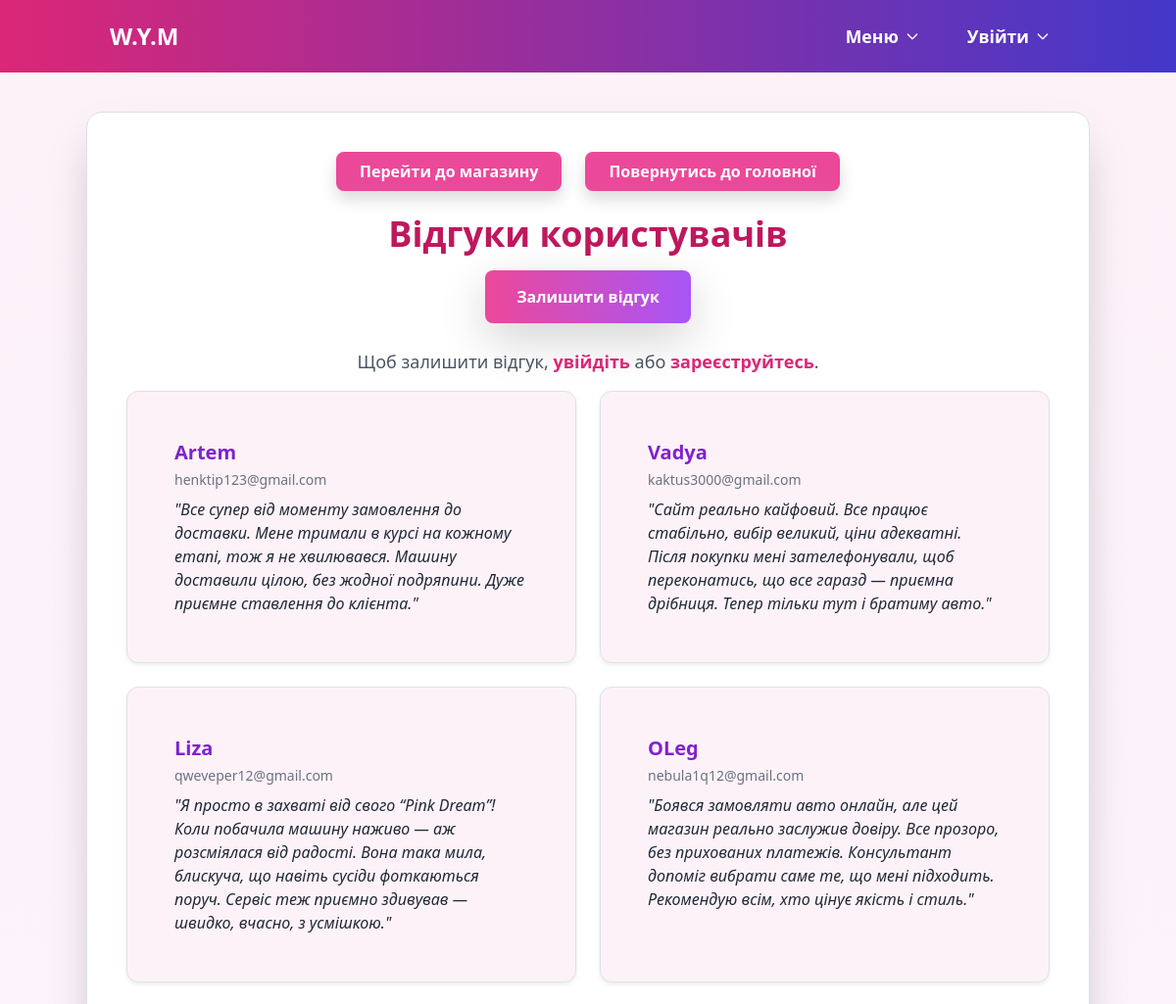
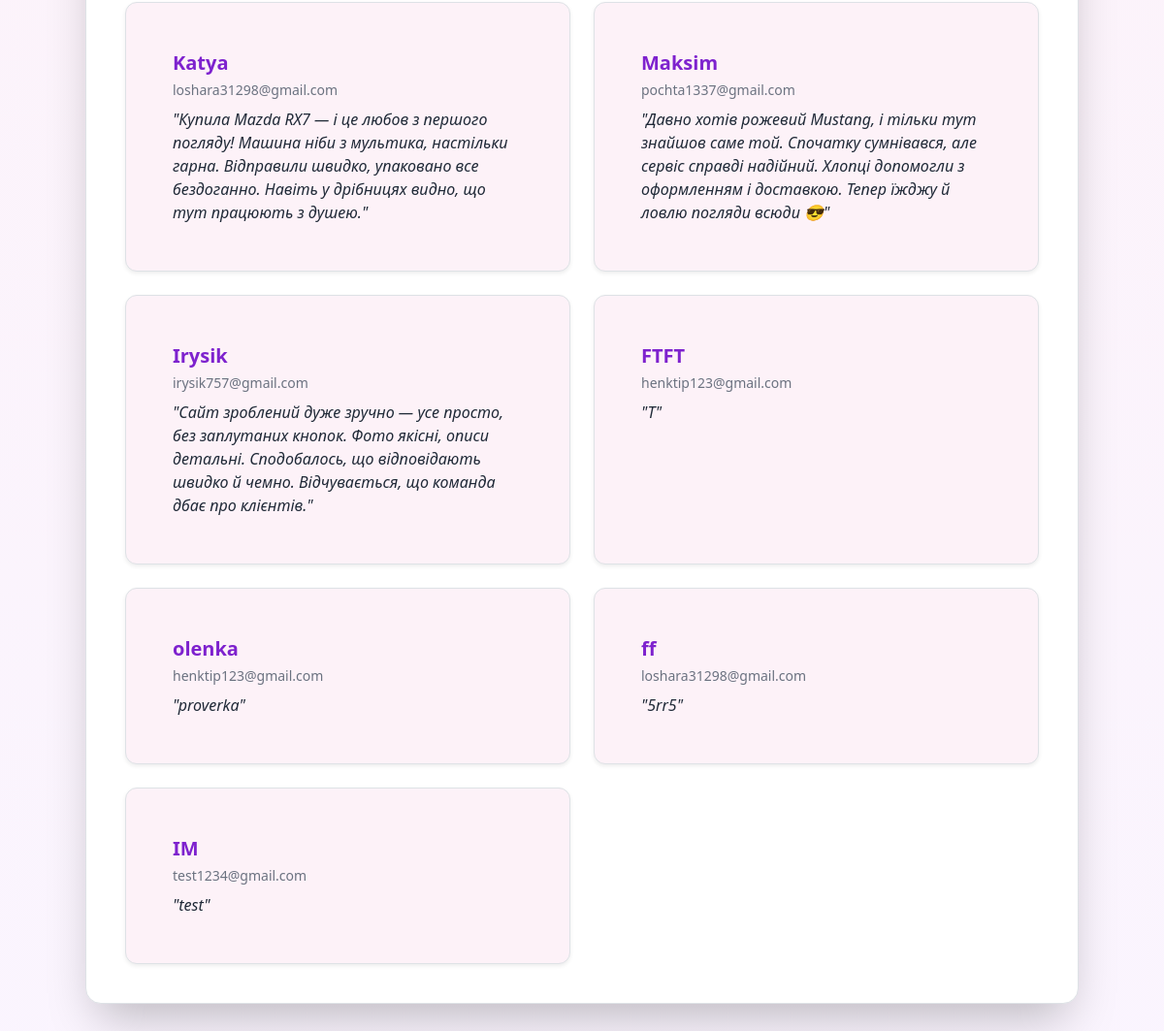
The app's page /reviews with its own data (2 pictures, top to bottom).
### tables this page shows
CREATE TABLE feedback (id INTEGER PRIMARY KEY AUTOINCREMENT, name TEXT, email TEXT, message TEXT);

### routes/client.py (the view)
@client_bp.route("/reviews")
def reviews():
    conn = get_db_connection()
    feedbacks = conn.execute("SELECT * FROM feedback").fetchall()
    conn.close()
    is_logged_in = session.get('is_client', False)
    return render_template("reviews.html", feedbacks=feedbacks, is_logged_in=is_logged_in)

### app.py (called while the page is built)
@app.before_request
def log_request_info():
    app.logger.info(f"{request.method} {request.path} - from {request.remote_addr}")

### models.py (called while the page is built)
def get_db_connection():
    conn = sqlite3.connect(DB_FILE)
    conn.row_factory = sqlite3.Row
    return conn

### templates/reviews.html (shortened to what this page needs)
{% extends "base.html" %}
{% block content %}
<div class="bg-gradient-to-b from-pink-50 to-purple-50 min-h-screen py-10">
  <div class="max-w-5xl mx-auto bg-white shadow-2xl rounded-2xl p-10 border border-pink-200">
    <div class="flex flex-col md:flex-row justify-center gap-4 mb-6">
      <a href="{{ url_for('shop.shop') }}" class="bg-pink-500 hover:bg-pink-600 text-white px-6 py-2 rounded-lg shadow font-semibold transition">
        Перейти до магазину
      </a>
      <a href="{{ url_for('home') }}" class="bg-pink-500 hover:bg-pink-600 text-white px-6 py-2 rounded-lg shadow font-semibold transition">
          Повернутись до головної
      </a>
    </div>
    <h1 class="text-4xl font-extrabold text-center text-pink-700 mb-8">Відгуки користувачів</h1>
    <div class="text-center mb-8">
      {% if not is_logged_in %}
        <a href="{{ url_for('client.register', next='reviews') }}"
           class="bg-gradient-to-r from-pink-500 to-purple-500 hover:from-pink-600 hover:to-purple-600 text-white px-8 py-3 rounded-lg shadow-lg font-semibold transition">
           Залишити відгук
        </a>
      {% else %}
        <a href="{{ url_for('feedback.feedback') }}"
           class="bg-gradient-to-r from-pink-500 to-purple-500 hover:from-pink-600 hover:to-purple-600 text-white px-8 py-3 rounded-lg shadow-lg font-semibold transition">
           Залишити відгук
        </a>
      {% endif %}
    </div>
      {% if not is_logged_in %}
      <div class="text-center mt-10">
        <p class="text-gray-600 mb-3 text-lg">
          Щоб залишити відгук,
          <a href="{{ url_for('client.login', next='reviews') }}" class="text-pink-600 font-semibold hover:underline">увійдіть</a>
          або
          <a href="{{ url_for('client.register', next='reviews') }}" class="text-pink-600 font-semibold hover:underline">зареєструйтесь</a>.
        </p>
      </div>
    {% endif %}
    {% if feedbacks %}
      <div class="grid md:grid-cols-2 gap-6">
        {% for fb in feedbacks %}
        <div class="bg-pink-50 p-5 rounded-xl border border-pink-200 shadow-sm hover:shadow-lg transition">
          <h3 class="text-xl font-semibold text-purple-700 mb-1">{{ fb['name'] }}</h3>
          <p class="text-sm text-gray-500 mb-2">{{ fb['email'] }}</p>
          <p class="text-gray-800 italic">"{{ fb['message'] }}"</p>
        </div>
        {% endfor %}
      </div>
    {% else %}
      <p class="text-center text-gray-600 italic text-lg mt-6">Поки що немає відгуків</p>
    {% endif %}
  </div>
</div>
{% endblock %}

### templates/base.html (shortened to what this page needs)
<!DOCTYPE html>
<html lang="uk" class="h-full">
<head>
  <link href="https://cdn.jsdelivr.net/npm/bootstrap@5.3.2/dist/css/bootstrap.min.css" rel="stylesheet">
  <script src="https://cdn.tailwindcss.com"></script>
  <link rel="stylesheet" href="{{ url_for('static', filename='styles.css') }}">
</head>
<body class="flex flex-col min-h-screen bg-pink-150 font-sans leading-normal tracking-normal">
  <header class="bg-gradient-to-r from-pink-600 to-indigo-700 text-white shadow-lg">
    <nav class="container px-4 py-3 flex justify-between items-center">
      <a href="{{ url_for('home') }}" class="text-2xl font-bold hover:text-yellow-300 transition duration-300">
        W.Y.M
      </a>
      <ul class="flex space-x-4 items-center">
        <li class="relative">
          <button id="mainMenuButton" class="menu-button dropdown-toggle">
            <span>Меню</span>
            <svg fill="none" stroke="currentColor" viewBox="0 0 24 24">
              <path stroke-linecap="round" stroke-linejoin="round" stroke-width="2" d="M19 9l-7 7-7-7"></path>
            </svg>
          </button>
        </li>
        {% if session.get('is_admin') %}
        <li class="relative">
          <button id="userMenuButton" class="menu-button dropdown-toggle">
            <span>Адмін</span>
            <svg fill="none" stroke="currentColor" viewBox="0 0 24 24">
              <path stroke-linecap="round" stroke-linejoin="round" stroke-width="2" d="M19 9l-7 7-7-7"></path>
            </svg>
          </button>
          <div id="userMenu" class="dropdown-menu absolute right-0 mt-2 w-56 bg-white text-black rounded-lg shadow-lg py-1">
            <a href="{{ url_for('admin.admin_panel') }}" class="block px-4 py-2 hover:bg-pink-100 transition duration-150">Панель адміністратора</a>
            <a href="{{ url_for('admin_logout') }}" class="block px-4 py-2 text-red-600 hover:bg-pink-100 transition duration-150">Вийти</a>
          </div>
        </li>
        {% else %}
        <li class="relative">
          <button id="userMenuButton" class="menu-button dropdown-toggle">
            <span>Увійти</span>
            <svg fill="none" stroke="currentColor" viewBox="0 0 24 24">
              <path stroke-linecap="round" stroke-linejoin="round" stroke-width="2" d="M19 9l-7 7-7-7"></path>
            </svg>
          </button>
        </li>
        {% endif %}
      </ul>
    </nav>
  </header>
  <main class="flex-grow">
    {% block content %}{% endblock %}
  </main>
</body>
</html>

### static/styles.css (style rules this page uses)
body { background: linear-gradient(180deg, #fff7fb 0%, #ffeaf3 100%); font-family: "Poppins", sans-serif; color: #333; }
.menu-button svg { transition: transform 0.25s ease; margin-left: 6px; width: 16px; height: 16px; }
.menu-button { background: none; border: none; color: white; font-size: 1.1rem; padding: 0.5rem 1rem; cursor: pointer; display: flex; align-items: center; font-weight: 600; }
.menu-button::after { display: none; }

### records on screen
feedback: name "Artem", email "henktip123@gmail.com", message "Все супер від моменту замовлення до доставки. Мене тримали в курсі на кожному етапі, тож я не хвилювався. Машину доставили цілою, без жодної подряпини. Дуже приємне ставлення до клієнта."
feedback: name "Vadya", email "kaktus3000@gmail.com", message "Сайт реально кайфовий. Все працює стабільно, вибір великий, ціни адекватні. Після покупки мені зателефонували, щоб переконатись, що все гаразд — приємна дрібниця. Тепер тільки тут і братиму авто."
feedback: name "Liza", email "qweveper12@gmail.com", message "Я просто в захваті від свого “Pink Dream”! Коли побачила машину наживо — аж розсміялася від радості. Вона така мила, блискуча, що навіть сусіди фоткаються поруч. Сервіс теж приємно здивував — швидко, вчасно, з усмішкою."
feedback: name "OLeg", email "nebula1q12@gmail.com", message "Боявся замовляти авто онлайн, але цей магазин реально заслужив довіру. Все прозоро, без прихованих платежів. Консультант допоміг вибрати саме те, що мені підходить. Рекомендую всім, хто цінує якість і стиль."
feedback: name "Katya", email "loshara31298@gmail.com", message "Купила Mazda RX7 — і це любов з першого погляду! Машина ніби з мультика, настільки гарна. Відправили швидко, упаковано все бездоганно. Навіть у дрібницях видно, що тут працюють з душею."
feedback: name "Maksim", email "pochta1337@gmail.com", message "Давно хотів рожевий Mustang, і тільки тут знайшов саме той. Спочатку сумнівався, але сервіс справді надійний. Хлопці допомогли з оформленням і доставкою. Тепер їжджу й ловлю погляди всюди 😎"
feedback: name "Irysik", email "irysik757@gmail.com", message "Сайт зроблений дуже зручно — усе просто, без заплутаних кнопок. Фото якісні, описи детальні. Сподобалось, що відповідають швидко й чемно. Відчувається, що команда дбає про клієнтів."
feedback: name "FTFT", email "henktip123@gmail.com", message "T"
feedback: name "olenka", email "henktip123@gmail.com", message "proverka"
feedback: name "ff", email "loshara31298@gmail.com", message "5rr5"
feedback: name "IM", email "test1234@gmail.com", message "test"
